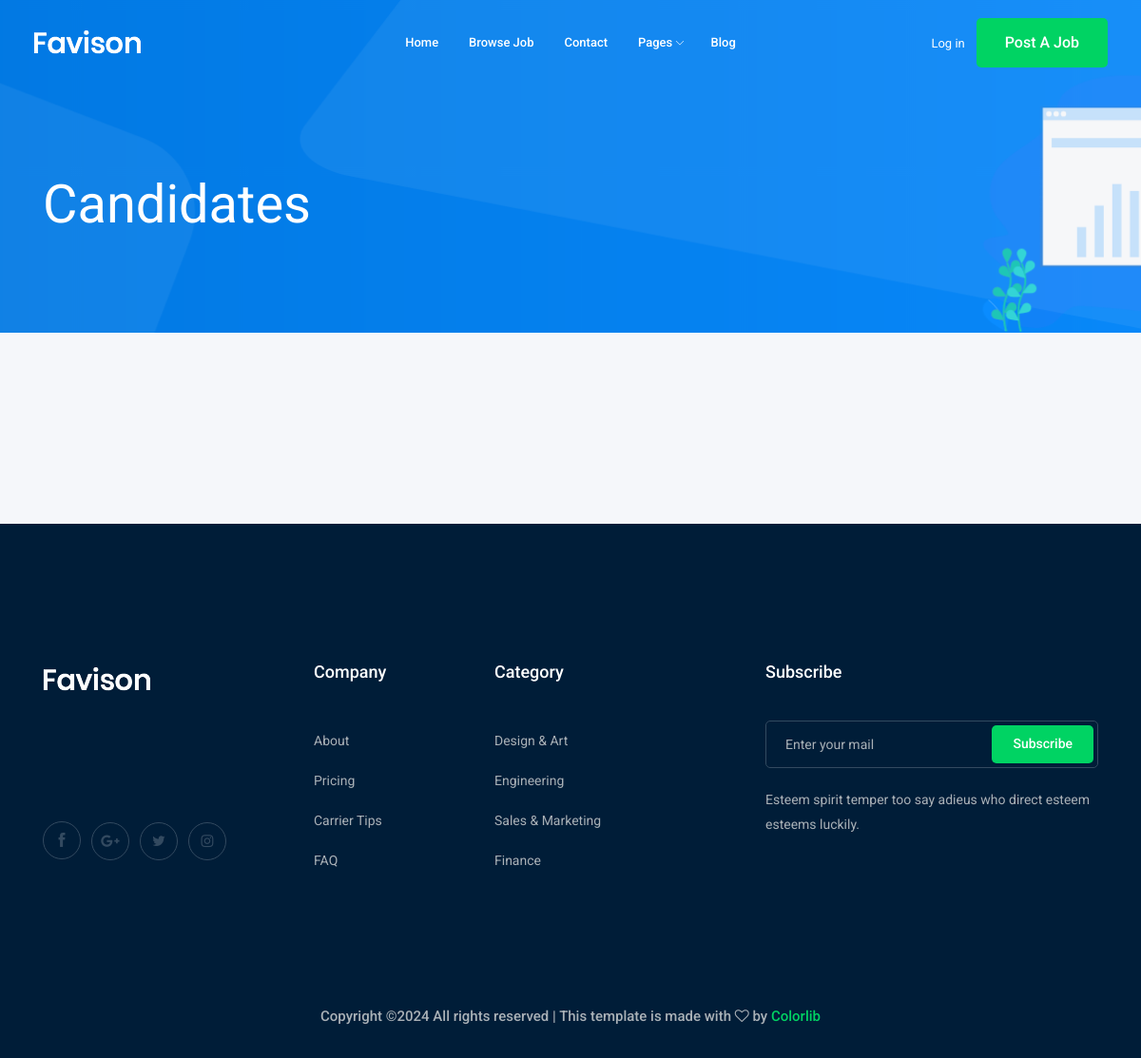
Before: /candidates/ with the older database file.
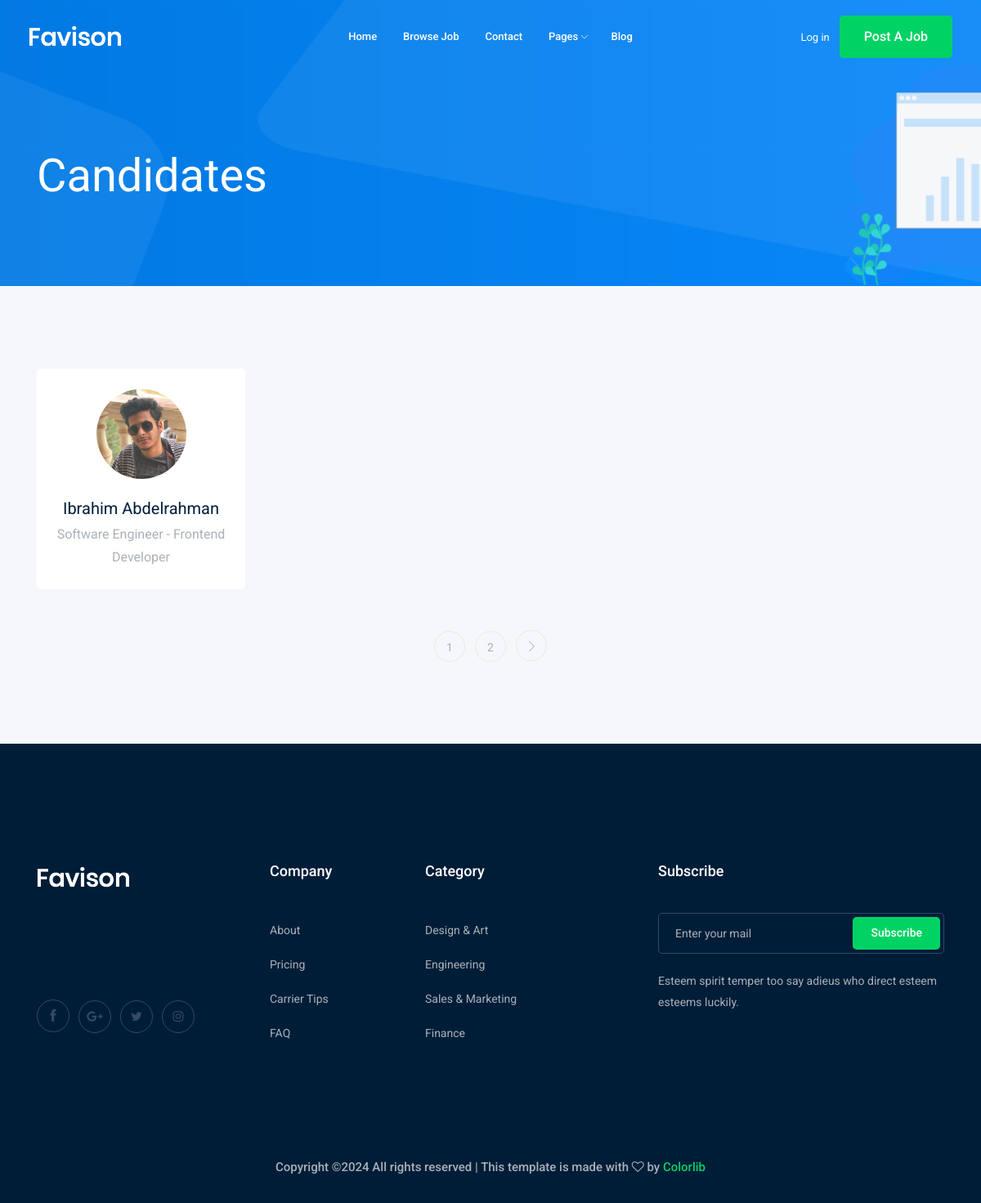
After: the same page with the newer database file.
### pagess/models.py (models this page shows, shortened)
class Candidates(models.Model):
    name = models.CharField(max_length=50)
    image = models.ImageField(upload_to='candidates/')
    job_title = models.CharField(max_length=50)

### pagess/views.py (the view)
# urls.py: path('',views.candidates, name='candidates'),
def candidates(request):
    mycand = Candidates.objects.all()
    paginator = Paginator(mycand , 1)
    page_number = request.GET.get("page")
    page_obj = paginator.get_page(page_number)
    return render(request , 'candidates/candidates.html' , {'candidates' : page_obj})

### pagess/templates/candidates/candidates.html (shortened to what this page needs)
{% extends "base.html" %}
{% load static %}
{% block body %}
    <div class="bradcam_area bradcam_bg_1">
        <div class="container">
            <div class="row">
                <div class="col-xl-12">
                    <div class="bradcam_text">
                        <h3>Candidates</h3>
                    </div>
                </div>
            </div>
        </div>
    </div>
    <div class="featured_candidates_area candidate_page_padding">
        <div class="container">
            <div class="row">
                {% for candidate in candidates  %}
                <div class="col-md-6 col-lg-3">
                    <div class="single_candidates text-center">
                        <div class="thumb">
                            {% if candidate.image %}
                            <img src="{{candidate.image.url}}" alt="">
                            {% endif %}
                        </div>
                        <a href="#"><h4>{{candidate.name}}</h4></a>
                        <p>{{candidate.job_title}}</p>
                    </div>
                </div>
                {% endfor %}
            </div>
            <div class="row">
                {% if candidates.has_other_pages %}
                <div class="col-lg-12">
                    <div class="pagination_wrap">
                        <ul>
                            {% for i in  candidates.paginator.page_range %}
                            <li><a href="?page={{i}}"><span>{{i}}</span></a></li>
                            {% endfor %}
                            {% if candidates.has_next %}
                            <li><a href="?page={{candidates.next_page_number}}"> <i class="ti-angle-right"></i> </a></li>
                            {% endif %}
                        </ul>
                    </div>
                </div>
                {% endif %}
            </div>
        </div>
    </div>
{% endblock body %}

Changed rows visible on the page:
added Candidates: image (picture), name "Ibrahim Abdelrahman", job_title "Software Engineer - Frontend Developer"
Other visible differences:
new list line: "1"
new list line: "2"
